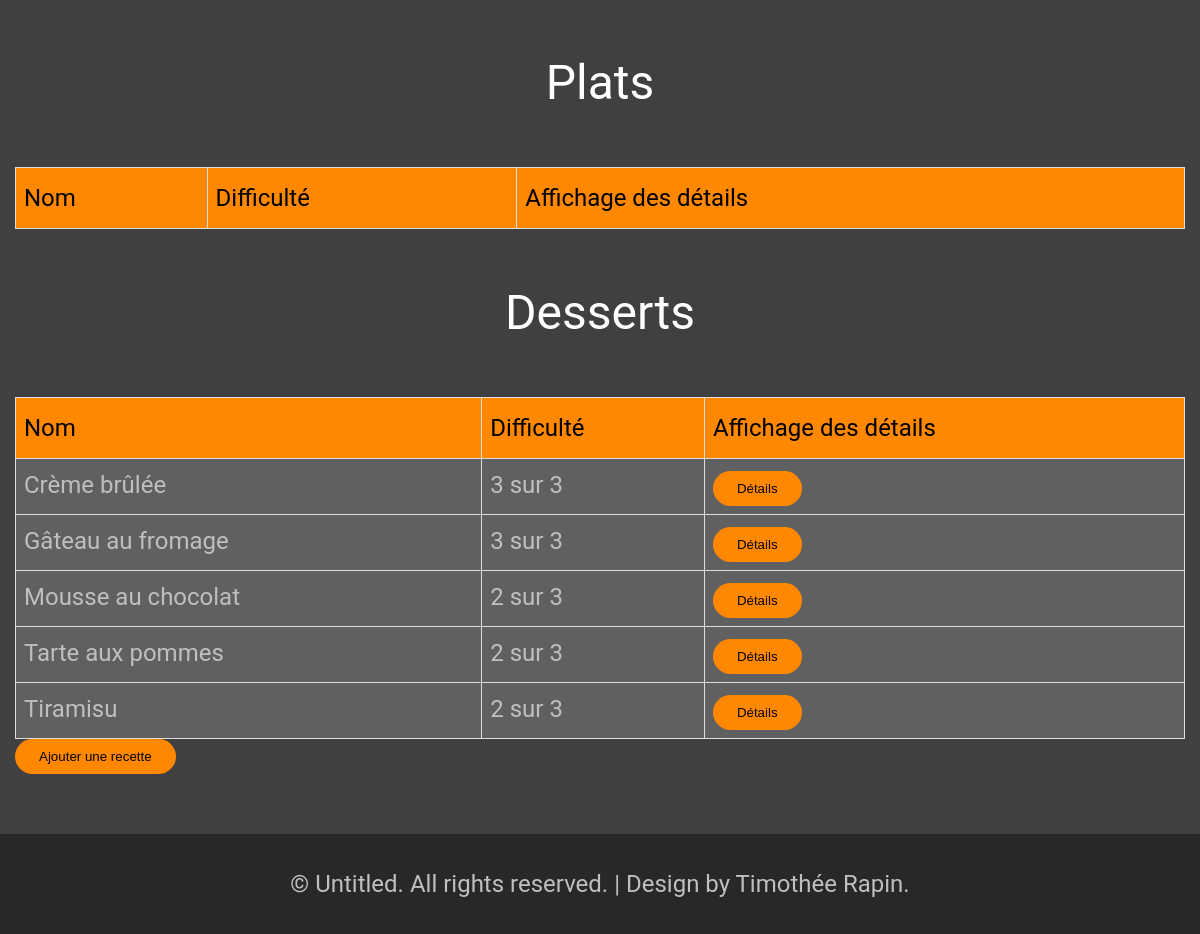
The app's page /Code/index.php?action=foodsList (signed in, lower part), older data.
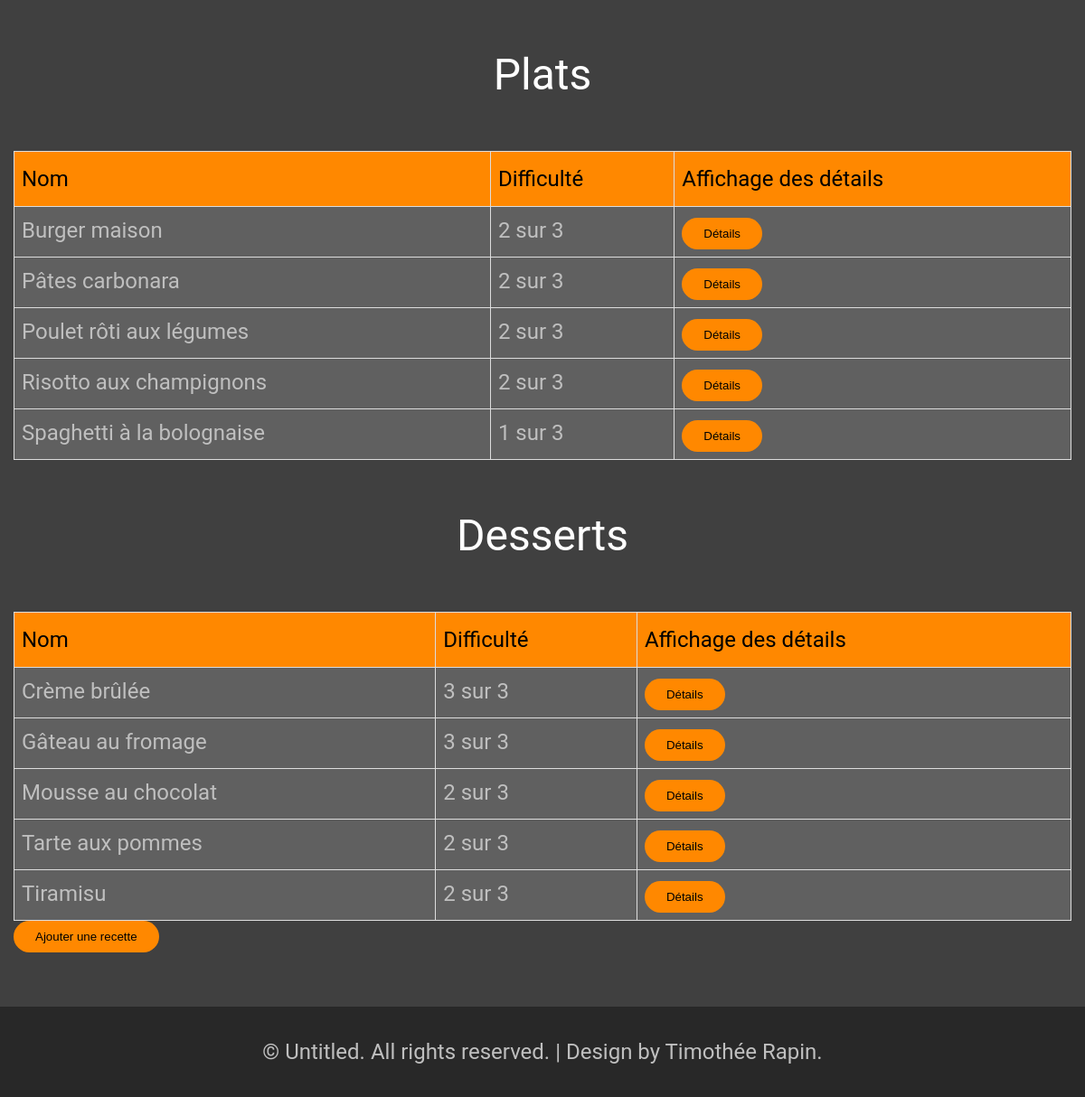
The same page, newer data.
### tables this page shows
CREATE TABLE IF NOT EXISTS `foods` (
  `id` INT NOT NULL AUTO_INCREMENT,
  `name` VARCHAR(40) NOT NULL,
  `nbPersons` INT NOT NULL,
  `time` TIME NULL,
  `difficulty` TINYINT(2) NULL,
  `instruction` VARCHAR(1000) NOT NULL,
  `type` ENUM('Starter', 'Dish', 'Dessert') NOT NULL,
  PRIMARY KEY (`id`),
  INDEX `UniqueFood` (`name` ASC) VISIBLE);

### Code/Controller/foods.php (called while the page is built, shortened)
<?php
require_once "Model/foodsManager.php";
function foodsList()
{
    $foods = getFoodsList();
    $Dishs = $foods[1];
    $Desserts = $foods[2];
    require_once "View/foodsList.php";
}

### Code/Model/dbConnector.php (called while the page is built, shortened)
<?php
function executeQuerySelect($query)
{
    $queryResult = null;
    $dbConnexion = openDBConnexion();
    if ($dbConnexion != null) {
        $statement = $dbConnexion->prepare($query);
        $statement->execute();
        $queryResult = $statement->fetchAll();
    }
    return $queryResult;
}
function openDBConnexion()
{
    $tempDBConnexion = null;
    $sqlDriver = 'mysql';
    $hostname = 'localhost';
    $port = 3306;
    $charset = 'utf8';
    $dbName = 'gesrep_trn_TPI';
    $userName = 'gesrep_trn_TPI';
    $userPsw = '6@aP7qkR8^hn';
    $dsn = $sqlDriver . ':host=' . $hostname . ';dbname=' . $dbName . ';port=' . $port . ';charset=' . $charset;
    try {
        $tempDBConnexion = new PDO($dsn, $userName, $userPsw);
    } catch (PDOException $exception) {
        echo 'Connection failed' . $exception->getMessage();
    }
    return $tempDBConnexion;
}

### Code/Model/foodsManager.php (called while the page is built, shortened)
<?php
require_once "dbConnector.php";
function getFoodsList()
{
    $query = "SELECT foods.id, foods.name, foods.nbPersons, foods.time, foods.difficulty, foods.instruction, foods.type FROM foods
              WHERE foods.type = 'Starter'
              ORDER BY foods.name ASC";
    $queryResult = executeQuerySelect($query);
    $foods[0] = $queryResult;
    $query = "SELECT foods.id, foods.name, foods.nbPersons, foods.time, foods.difficulty, foods.instruction, foods.type FROM foods
              WHERE foods.type = 'Dish'
              ORDER BY foods.name ASC";
    $queryResult = executeQuerySelect($query);
    $foods[1] = $queryResult;
    $query = "SELECT foods.id, foods.name, foods.nbPersons, foods.time, foods.difficulty, foods.instruction, foods.type FROM foods
              WHERE foods.type = 'Dessert'
              ORDER BY foods.name ASC";
    $queryResult = executeQuerySelect($query);
    $foods[2] = $queryResult;
    return $foods;
}

### Code/View/foodsList.php (the view, shortened to what this page needs)
<main id="page" class="container">
    <h2>Plats</h2>
    <table class="userList">
        <thead>
        <tr>
            <th>Nom</th>
            <th>Difficulté</th>
            <th>Affichage des détails</th>
        </tr>
        </thead>
        <tbody>
            <?php foreach ($Dishs as $food): ?>
                <tr>
                    <td><?=$food['name']; ?></td>
                    <td><?=$food['difficulty'] . " sur 3"; ?></td>
                    <td>
                        <a href="index.php?action=foodDetails&id=<?=$food['id']; ?>">
                            <button>Détails</button>
                        </a>
                    </td>
                </tr>
            <?php endforeach; ?>
        </tbody>
    </table>
    <h2>Desserts</h2>
    <table class="userList">
        <thead>
        <tr>
            <th>Nom</th>
            <th>Difficulté</th>
            <th>Affichage des détails</th>
        </tr>
        </thead>
        <tbody>
            <?php foreach ($Desserts as $food): ?>
                <tr>
                    <td><?=$food['name']; ?></td>
                    <td><?=$food['difficulty'] . " sur 3"; ?></td>
                    <td>
                        <a href="index.php?action=foodDetails&id=<?=$food['id']; ?>">
                            <button>Détails</button>
                        </a>
                    </td>
                </tr>
            <?php endforeach; ?>
        </tbody>
    </table>
    <?php if (isset($_SESSION['userType']) && $_SESSION['userType'] == 'Administrator') : ?>
        <a href="index.php?action=foodsAdd">
            <button>Ajouter une recette</button>
        </a>
    <?php endif; ?>
</main>
<?php
require 'gabarit.php';
?>

Row changes from the older to the newer data that the page shows:
now on this page (row edited): foods: name "Burger maison", difficulty "2", shown under "Plats"
now on this page (row edited): foods: name "Pâtes carbonara", difficulty "2", shown under "Plats"
now on this page (row edited): foods: name "Poulet rôti aux légumes", difficulty "2", shown under "Plats"
now on this page (row edited): foods: name "Risotto aux champignons", difficulty "2", shown under "Plats"
now on this page (row edited): foods: name "Spaghetti à la bolognaise", difficulty "1", shown under "Plats"
